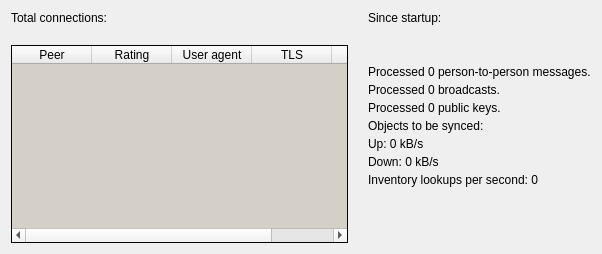
<?xml version="1.0" encoding="UTF-8"?>
<ui version="4.0">
 <class>networkstatus</class>
 <widget class="QWidget" name="networkstatus">
  <property name="geometry">
   <rect>
    <x>0</x>
    <y>0</y>
    <width>602</width>
    <height>254</height>
   </rect>
  </property>
  <property name="sizePolicy">
   <sizepolicy hsizetype="MinimumExpanding" vsizetype="MinimumExpanding">
    <horstretch>0</horstretch>
    <verstretch>0</verstretch>
   </sizepolicy>
  </property>
  <layout class="QHBoxLayout" name="horizontalLayout_3">
   <item>
    <layout class="QHBoxLayout" name="horizontalLayout_2" stretch="1,0">
     <property name="spacing">
      <number>20</number>
     </property>
     <property name="sizeConstraint">
      <enum>QLayout::SetNoConstraint</enum>
     </property>
     <item>
      <layout class="QVBoxLayout" name="verticalLayout_5">
       <property name="spacing">
        <number>20</number>
       </property>
       <property name="sizeConstraint">
        <enum>QLayout::SetMinimumSize</enum>
       </property>
       <item>
        <widget class="QLabel" name="labelTotalConnections">
         <property name="text">
          <string>Total connections:</string>
         </property>
        </widget>
       </item>
       <item>
        <widget class="STableWidget" name="tableWidgetConnectionCount">
         <property name="palette">
          <palette>
           <active>
            <colorrole role="Base">
             <brush brushstyle="SolidPattern">
              <color alpha="255">
               <red>212</red>
               <green>208</green>
               <blue>200</blue>
              </color>
             </brush>
            </colorrole>
           </active>
           <inactive>
            <colorrole role="Base">
             <brush brushstyle="SolidPattern">
              <color alpha="255">
               <red>212</red>
               <green>208</green>
               <blue>200</blue>
              </color>
             </brush>
            </colorrole>
           </inactive>
           <disabled>
            <colorrole role="Base">
             <brush brushstyle="SolidPattern">
              <color alpha="255">
               <red>212</red>
               <green>208</green>
               <blue>200</blue>
              </color>
             </brush>
            </colorrole>
           </disabled>
          </palette>
         </property>
         <property name="frameShape">
          <enum>QFrame::Box</enum>
         </property>
         <property name="frameShadow">
          <enum>QFrame::Plain</enum>
         </property>
         <property name="editTriggers">
          <set>QAbstractItemView::NoEditTriggers</set>
         </property>
         <property name="showDropIndicator" stdset="0">
          <bool>false</bool>
         </property>
         <property name="alternatingRowColors">
          <bool>false</bool>
         </property>
         <property name="selectionMode">
          <enum>QAbstractItemView::NoSelection</enum>
         </property>
         <property name="sortingEnabled">
          <bool>true</bool>
         </property>
         <property name="wordWrap">
          <bool>false</bool>
         </property>
         <attribute name="horizontalHeaderCascadingSectionResizes">
          <bool>true</bool>
         </attribute>
         <attribute name="horizontalHeaderDefaultSectionSize">
          <number>80</number>
         </attribute>
         <attribute name="horizontalHeaderHighlightSections">
          <bool>false</bool>
         </attribute>
         <attribute name="verticalHeaderVisible">
          <bool>false</bool>
         </attribute>
         <column>
          <property name="text">
           <string>Peer</string>
          </property>
          <property name="toolTip">
           <string>IP address or hostname</string>
          </property>
         </column>
         <column>
          <property name="text">
           <string>Rating</string>
          </property>
          <property name="toolTip">
           <string>PyBitmessage tracks the success rate of connection attempts to individual nodes. The rating ranges from -1 to 1 and affects the likelihood of selecting the node in the future</string>
          </property>
         </column>
         <column>
          <property name="text">
           <string>User agent</string>
          </property>
          <property name="toolTip">
           <string>Peer's self-reported software</string>
          </property>
         </column>
         <column>
          <property name="text">
           <string>TLS</string>
          </property>
          <property name="toolTip">
           <string>Connection encryption</string>
          </property>
         </column>
         <column>
          <property name="text">
           <string>Stream #</string>
          </property>
          <property name="toolTip">
           <string>List of streams negotiated between you and the peer</string>
          </property>
         </column>
        </widget>
       </item>
      </layout>
     </item>
     <item>
      <layout class="QVBoxLayout" name="verticalLayout_6">
       <property name="spacing">
        <number>4</number>
       </property>
       <property name="sizeConstraint">
        <enum>QLayout::SetNoConstraint</enum>
       </property>
       <item>
        <widget class="QLabel" name="labelStartupTime">
         <property name="sizePolicy">
          <sizepolicy hsizetype="Expanding" vsizetype="Maximum">
           <horstretch>0</horstretch>
           <verstretch>9</verstretch>
          </sizepolicy>
         </property>
         <property name="minimumSize">
          <size>
           <width>0</width>
           <height>50</height>
          </size>
         </property>
         <property name="text">
          <string>Since startup:</string>
         </property>
         <property name="alignment">
          <set>Qt::AlignLeading|Qt::AlignLeft|Qt::AlignTop</set>
         </property>
        </widget>
       </item>
       <item>
        <widget class="QLabel" name="labelMessageCount">
         <property name="sizePolicy">
          <sizepolicy hsizetype="Expanding" vsizetype="Maximum">
           <horstretch>0</horstretch>
           <verstretch>0</verstretch>
          </sizepolicy>
         </property>
         <property name="text">
          <string>Processed 0 person-to-person messages.</string>
         </property>
         <property name="margin">
          <number>0</number>
         </property>
        </widget>
       </item>
       <item>
        <widget class="QLabel" name="labelBroadcastCount">
         <property name="sizePolicy">
          <sizepolicy hsizetype="Expanding" vsizetype="Maximum">
           <horstretch>0</horstretch>
           <verstretch>0</verstretch>
          </sizepolicy>
         </property>
         <property name="text">
          <string>Processed 0 broadcasts.</string>
         </property>
        </widget>
       </item>
       <item>
        <widget class="QLabel" name="labelPubkeyCount">
         <property name="sizePolicy">
          <sizepolicy hsizetype="Expanding" vsizetype="Maximum">
           <horstretch>0</horstretch>
           <verstretch>0</verstretch>
          </sizepolicy>
         </property>
         <property name="text">
          <string>Processed 0 public keys.</string>
         </property>
        </widget>
       </item>
       <item>
        <widget class="QLabel" name="labelSyncStatus">
         <property name="sizePolicy">
          <sizepolicy hsizetype="Expanding" vsizetype="Maximum">
           <horstretch>0</horstretch>
           <verstretch>0</verstretch>
          </sizepolicy>
         </property>
         <property name="text">
          <string>Objects to be synced:</string>
         </property>
        </widget>
       </item>
       <item>
        <widget class="QLabel" name="labelBytesSentCount">
         <property name="sizePolicy">
          <sizepolicy hsizetype="Expanding" vsizetype="Maximum">
           <horstretch>0</horstretch>
           <verstretch>0</verstretch>
          </sizepolicy>
         </property>
         <property name="text">
          <string>Up: 0 kB/s</string>
         </property>
        </widget>
       </item>
       <item>
        <widget class="QLabel" name="labelBytesRecvCount">
         <property name="sizePolicy">
          <sizepolicy hsizetype="Expanding" vsizetype="Maximum">
           <horstretch>0</horstretch>
           <verstretch>0</verstretch>
          </sizepolicy>
         </property>
         <property name="text">
          <string>Down: 0 kB/s</string>
         </property>
        </widget>
       </item>
       <item>
        <widget class="QLabel" name="labelLookupsPerSecond">
         <property name="sizePolicy">
          <sizepolicy hsizetype="Expanding" vsizetype="Expanding">
           <horstretch>0</horstretch>
           <verstretch>0</verstretch>
          </sizepolicy>
         </property>
         <property name="text">
          <string>Inventory lookups per second: 0</string>
         </property>
         <property name="alignment">
          <set>Qt::AlignLeading|Qt::AlignLeft|Qt::AlignTop</set>
         </property>
        </widget>
       </item>
      </layout>
     </item>
    </layout>
   </item>
  </layout>
 </widget>
 <customwidgets>
  <customwidget>
   <class>STableWidget</class>
   <extends>QTableWidget</extends>
   <header>pybitmessage.bitmessageqt.settingsmixin</header>
  </customwidget>
 </customwidgets>
 <resources>
  <include location="bitmessage_icons.qrc"/>
 </resources>
 <connections/>
</ui>
